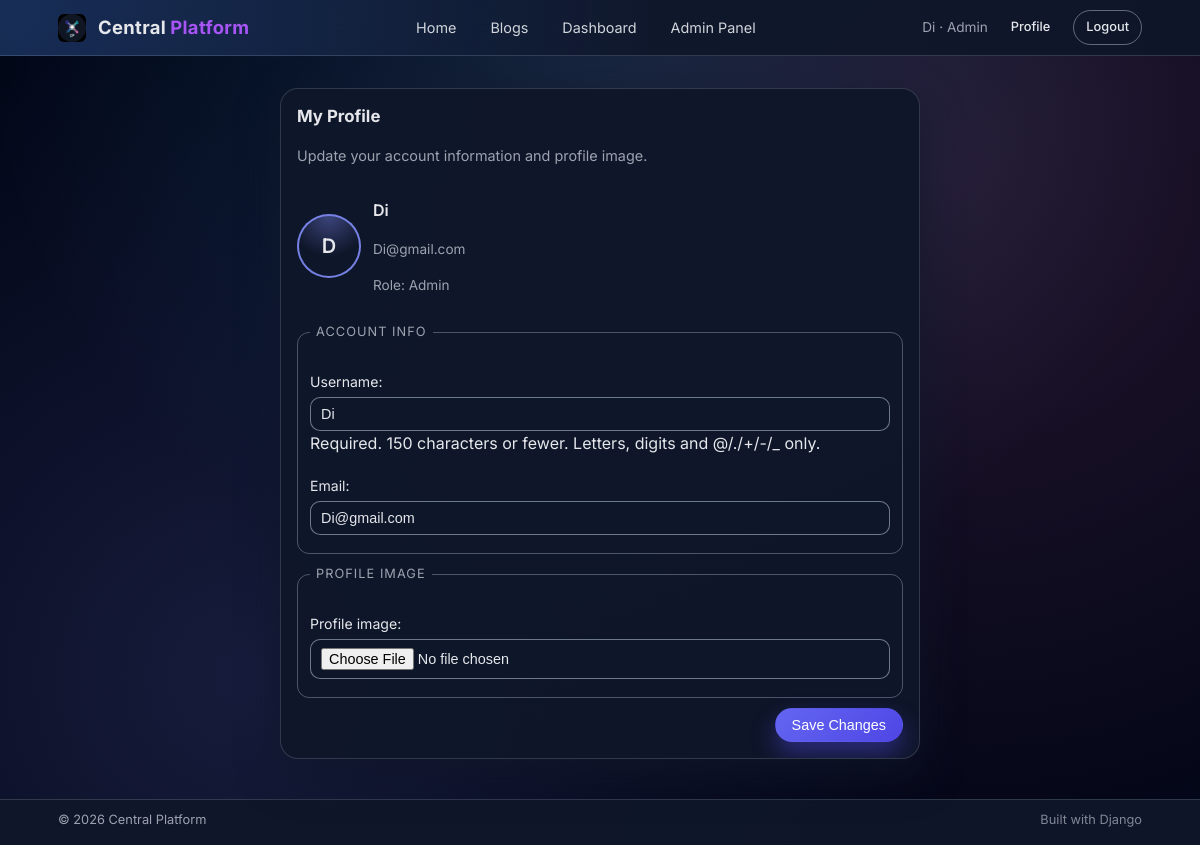
The page /accounts/profile/ (signed in) on the database its author committed.
### accounts/models.py (models this page shows, shortened)
class CustomUser(AbstractUser):
    ROLE_CHOICES = (
        ('user', 'User'),
        ('admin', 'Admin'),
    )
    email = models.EmailField(unique=True)
    role = models.CharField(max_length=10, choices=ROLE_CHOICES, default='user')
    profile_image = models.ImageField(
        upload_to='profile_images/', blank=True, null=True
    )

### accounts/views.py (the view)
# urls.py: path("profile/", views.profile_update_view, name="profile"),
@login_required
def profile_update_view(request):
    if request.method == "POST":
        user_form = UserUpdateForm(request.POST, instance=request.user)
        profile_form = ProfileUpdateForm(
            request.POST, request.FILES, instance=request.user
        )
        if user_form.is_valid() and profile_form.is_valid():
            user_form.save()
            profile_form.save()
            messages.success(request, "Profile updated successfully.")
            return redirect("accounts:profile")
    else:
        user_form = UserUpdateForm(instance=request.user)
        profile_form = ProfileUpdateForm(instance=request.user)
    context = {
        "user_form": user_form,
        "profile_form": profile_form,
    }
    return render(request, "profile.html", context)

### accounts/forms.py
class UserUpdateForm(forms.ModelForm):
    class Meta:
        model = CustomUser
        fields = ("username", "email")

class ProfileUpdateForm(forms.ModelForm):
    class Meta:
        model = CustomUser
        fields = ("profile_image",)

### templates/profile.html (shortened to what this page needs)
{% extends "base.html" %}
{% block content %}
<section class="page page-narrow">
    <div class="card card-form">
        <div class="card-body">
            <h1 class="card-title">My Profile</h1>
            <p class="muted">Update your account information and profile image.</p>
            <div class="profile-header">
                {% if user.profile_image %}
                    <img src="{{ user.profile_image.url }}" alt="{{ user.username }}" class="avatar-lg">
                {% else %}
                    <div class="avatar-lg avatar-placeholder">
                        {{ user.username|first|upper }}
                    </div>
                {% endif %}
                <div>
                    <p class="profile-name">{{ user.username }}</p>
                    <p class="profile-meta">{{ user.email }}</p>
                    <p class="profile-meta">Role: {{ user.role|title }}</p>
                </div>
            </div>
            <form method="post" enctype="multipart/form-data" class="form-styled">
                <fieldset>
                    <legend>Account Info</legend>
                    {{ user_form.as_p }}
                </fieldset>
                <fieldset>
                    <legend>Profile Image</legend>
                    {{ profile_form.as_p }}
                </fieldset>
                <div class="form-actions">
                    <button type="submit" class="btn btn-primary">Save Changes</button>
                </div>
            </form>
        </div>
    </div>
</section>
{% endblock %}

### templates/base.html (shortened to what this page needs)
{% load static %}
<!DOCTYPE html>
<html lang="en">
<head>
    <link rel="stylesheet" href="{% static 'css/style.css' %}">
</head>
<body>
<header>
    <nav class="navbar">
        <div class="nav-inner">
            <div class="nav-left">
                <a href="{% url 'home' %}" class="brand">
                    <img src="{% static 'images/logo.png' %}" alt="Central Platform Logo" class="brand-logo">
                    Central<span>Platform</span>
                </a>
            </div>
            <div class="nav-center">
                <a href="{% url 'home' %}">Home</a>
                <a href="{% url 'blogs:blog_list' %}">Blogs</a>
                {% if user.is_authenticated %}
                    <a href="{% url 'dashboard:dashboard' %}">Dashboard</a>
                    {% if user.role == 'admin' %}
                        <a href="{% url 'adminpanel:user_list' %}">Admin Panel</a>
                    {% endif %}
                {% endif %}
            </div>
            <div class="nav-right">
                {% if user.is_authenticated %}
                    <span class="nav-user">
                        {{ user.username }}{% if user.role == 'admin' %} · Admin{% endif %}
                    </span>
                    <a href="{% url 'accounts:profile' %}" class="btn btn-ghost btn-sm">Profile</a>
                    <a href="{% url 'accounts:logout' %}" class="btn btn-outline btn-sm">Logout</a>
                {% else %}
                    <a href="{% url 'accounts:login' %}" class="btn btn-ghost btn-sm">Login</a>
                    <a href="{% url 'accounts:register' %}" class="btn btn-primary btn-sm">Sign up</a>
                {% endif %}
            </div>
        </div>
    </nav>
</header>
<main class="main">
    <div class="container">
        {% block content %}{% endblock %}
    </div>
</main>
<footer class="site-footer">
    <div class="container footer-inner">
        <span>© {% now "Y" %} Central Platform</span>
        <span class="footer-meta">Built with Django</span>
    </div>
</footer>
</body>
</html>

### rows shown on the page
CustomUser: username "Di", username|first "D", email "Di@gmail.com", role "Admin"
